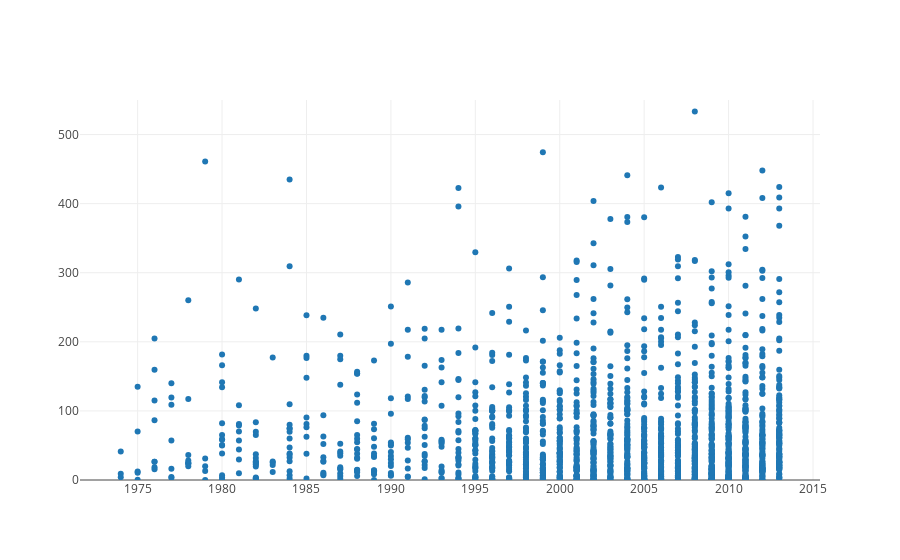

Source (notebook cell):
### Markdown cell above
Now imagine a data scientist in your company wants to take a crack at his own model for predicting a movie's revenue.  The data scientist notices, that in general, movies tend to make more money per year.

### Code cell
from graph import build_layout
years = list(map(lambda movie: movie['year'],movies))
years_and_revenues = trace_values(years, domestic_revenues, text = titles)
years_layout = build_layout(y_range = [0, 550])
plot([years_and_revenues], years_layout)

### Figure 1 — Plotly figure (JSON) as saved in the notebook; plotly's stock layout.template omitted (floating-point values rounded to 4 significant figures; data arrays with more than 128 entries replaced by an {"elided": "..."} marker saying what was removed)
{"data": [{"mode": "markers", "name": "data", "text": {"elided": "1776 str values"}, "type": "scatter", "uid": "8764edf8-4598-11e9-a18c-7b46338fcf84", "x": {"elided": "1794 int values"}, "y": {"elided": "1776 float values"}}], "layout": {"yaxis": {"range": [0, 550]}}}
